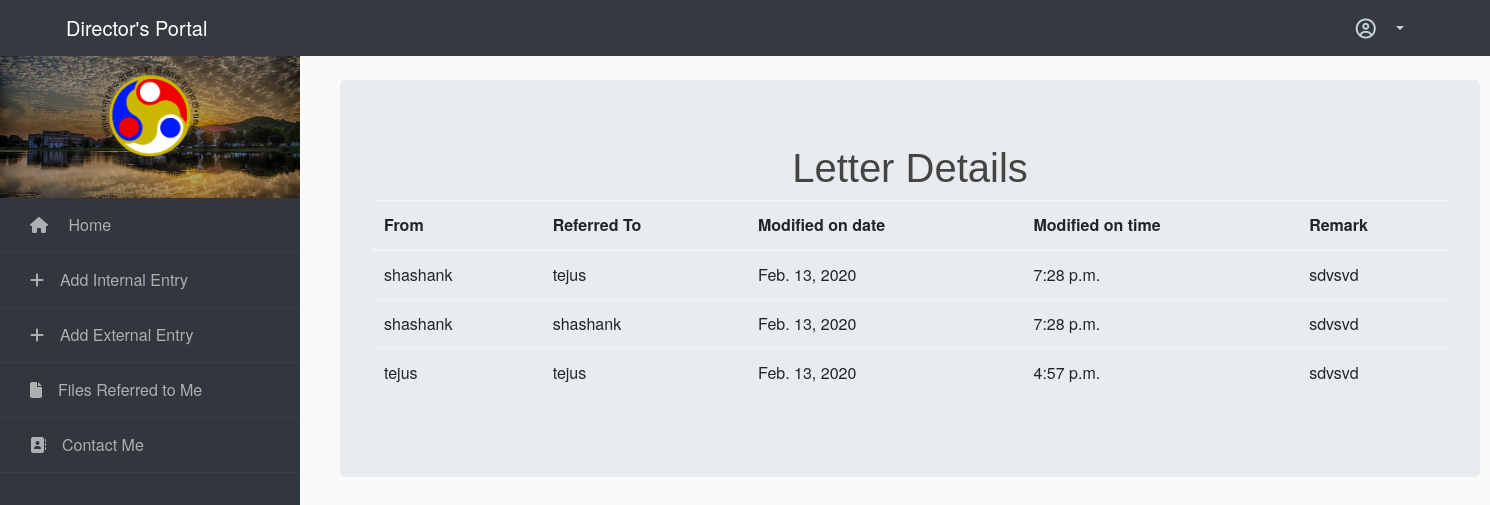
Screenshot of /details_internal/2 (signed in) with the database file from the repository.
### home/models.py (models this page shows)
class internal_past(models.Model):
    comment = models.CharField(max_length=500)
    fro = models.CharField(max_length=100)
    to = models.CharField(max_length=100)
    dated = models.DateField()
    file = models.ForeignKey(internal_letter, on_delete=models.CASCADE,blank=True,null=True)
    time = models.TimeField(auto_now=True)

### home/views.py (the view)
# urls.py: path('details_internal/<letter_id>',views.detail_internal,name='detail_internal'),
@login_required
def detail_internal(request,letter_id):
    letter = internal_letter.objects.get(pk=letter_id)
    out = letter.internal_past_set.all().order_by('-dated')
    out = out.order_by('-time')
    context = {
    'out' : out,
    'title':'File Details'
    }
    return render(request,'home/detail.html', context)

### home/templates/home/detail.html
{% extends "home/layout.html" %}
{% load crispy_forms_tags %}
{% block content %}
	<div class ='container jumbotron' style="margin-left: 340px;">
		<h1 class="text-center">Letter Details</h1>
		  <table class='table'>
		  <thead>
		    <tr>
		      <th>From</th>
		      <th>Referred To</th>
		      <th>Modified on date</th>
		      <th>Modified on time</th>
		      <th>Remark</th>
		    </tr>
		  </thead>
		  <tbody>
		{% if out %}
		    {% for external_letter in out %}
		    <tr>
		      <td>{{external_letter.fro}}</td>
		      <td>{{external_letter.to}}</td>
		      <td>{{external_letter.dated}}</td>
		      <td>{{external_letter.time}}</td>
		      <td>{{external_letter.comment}}</td>
		    </tr>
		    {% endfor %}
		{% else %}
		    <tr><th colspan="4">No Details found</th></tr>
		{% endif %}
			</tbody>
		  </table>
		</div>
{% endblock content %}

### rows the page displays
internal_past: fro "shashank", to "tejus", dated "Feb. 13, 2020", time "7:28 p.m.", comment "sdvsvd"
internal_past: fro "shashank", to "shashank", dated "Feb. 13, 2020", time "7:28 p.m.", comment "sdvsvd"
internal_past: fro "tejus", to "tejus", dated "Feb. 13, 2020", time "4:57 p.m.", comment "sdvsvd"
